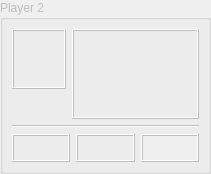
       <widget class="QGroupBox" name="groupBox2" >
        <property name="enabled" >
         <bool>false</bool>
        </property>
        <property name="minimumSize" >
         <size>
          <width>209</width>
          <height>0</height>
         </size>
        </property>
        <property name="autoFillBackground" >
         <bool>true</bool>
        </property>
        <property name="title" >
         <string>Player 2</string>
        </property>
        <layout class="QGridLayout" >
         <property name="margin" >
          <number>9</number>
         </property>
         <property name="spacing" >
          <number>6</number>
         </property>
         <item row="0" column="0" >
          <widget class="QFrame" name="frame_9" >
           <property name="minimumSize" >
            <size>
             <width>54</width>
             <height>60</height>
            </size>
           </property>
           <property name="maximumSize" >
            <size>
             <width>16777215</width>
             <height>60</height>
            </size>
           </property>
           <property name="frameShape" >
            <enum>QFrame::Box</enum>
           </property>
           <property name="frameShadow" >
            <enum>QFrame::Raised</enum>
           </property>
           <layout class="QGridLayout" >
            <property name="margin" >
             <number>3</number>
            </property>
            <property name="spacing" >
             <number>0</number>
            </property>
            <item row="0" column="0" >
             <widget class="QLabel" name="textLabel_TopCash2" >
              <property name="minimumSize" >
               <size>
                <width>35</width>
                <height>0</height>
               </size>
              </property>
             </widget>
            </item>
            <item row="1" column="0" >
             <widget class="QLabel" name="textLabel_Cash2" >
              <property name="minimumSize" >
               <size>
                <width>35</width>
                <height>0</height>
               </size>
              </property>
             </widget>
            </item>
           </layout>
          </widget>
         </item>
         <item row="3" column="0" colspan="2" >
          <layout class="QHBoxLayout" >
           <property name="margin" >
            <number>0</number>
           </property>
           <property name="spacing" >
            <number>6</number>
           </property>
           <item>
            <widget class="QFrame" name="frame_2" >
             <property name="minimumSize" >
              <size>
               <width>16</width>
               <height>28</height>
              </size>
             </property>
             <property name="frameShape" >
              <enum>QFrame::Box</enum>
             </property>
             <property name="frameShadow" >
              <enum>QFrame::Raised</enum>
             </property>
             <layout class="QGridLayout" >
              <property name="margin" >
               <number>2</number>
              </property>
              <property name="spacing" >
               <number>0</number>
              </property>
              <item row="0" column="0" >
               <widget class="QLabel" name="textLabel_Button2" >
                <property name="minimumSize" >
                 <size>
                  <width>0</width>
                  <height>20</height>
                 </size>
                </property>
                <property name="text" >
                 <string/>
                </property>
               </widget>
              </item>
             </layout>
            </widget>
           </item>
           <item>
            <widget class="QFrame" name="frame" >
             <property name="minimumSize" >
              <size>
               <width>16</width>
               <height>28</height>
              </size>
             </property>
             <property name="frameShape" >
              <enum>QFrame::Box</enum>
             </property>
             <property name="frameShadow" >
              <enum>QFrame::Raised</enum>
             </property>
             <layout class="QGridLayout" >
              <property name="margin" >
               <number>2</number>
              </property>
              <property name="spacing" >
               <number>0</number>
              </property>
              <item row="0" column="0" >
               <widget class="QLabel" name="textLabel_Status2" >
                <property name="minimumSize" >
                 <size>
                  <width>0</width>
                  <height>20</height>
                 </size>
                </property>
                <property name="text" >
                 <string/>
                </property>
               </widget>
              </item>
             </layout>
            </widget>
           </item>
           <item>
            <widget class="QFrame" name="frame_Set2" >
             <property name="minimumSize" >
              <size>
               <width>16</width>
               <height>28</height>
              </size>
             </property>
             <property name="autoFillBackground" >
              <bool>true</bool>
             </property>
             <property name="frameShape" >
              <enum>QFrame::Box</enum>
             </property>
             <property name="frameShadow" >
              <enum>QFrame::Raised</enum>
             </property>
             <layout class="QGridLayout" >
              <property name="margin" >
               <number>2</number>
              </property>
              <property name="spacing" >
               <number>0</number>
              </property>
              <item row="0" column="0" >
               <widget class="QLabel" name="textLabel_Set2" >
                <property name="minimumSize" >
                 <size>
                  <width>0</width>
                  <height>20</height>
                 </size>
                </property>
                <property name="text" >
                 <string/>
                </property>
               </widget>
              </item>
             </layout>
            </widget>
           </item>
          </layout>
         </item>
         <item row="2" column="0" colspan="2" >
          <widget class="Line" name="line2_2_4" >
           <property name="frameShape" >
            <enum>QFrame::HLine</enum>
           </property>
           <property name="frameShadow" >
            <enum>QFrame::Sunken</enum>
           </property>
           <property name="orientation" >
            <enum>Qt::Horizontal</enum>
           </property>
          </widget>
         </item>
         <item rowspan="2" row="0" column="1" >
          <widget class="Q3Frame" name="frame8_2_2_2_4" >
           <property name="frameShape" >
            <enum>QFrame::Box</enum>
           </property>
           <property name="frameShadow" >
            <enum>QFrame::Raised</enum>
           </property>
           <layout class="QGridLayout" >
            <property name="margin" >
             <number>3</number>
            </property>
            <property name="spacing" >
             <number>3</number>
            </property>
            <item row="0" column="0" >
             <widget class="QLabel" name="pixmapLabel_card2a" >
              <property name="sizePolicy" >
               <sizepolicy>
                <hsizetype>4</hsizetype>
                <vsizetype>4</vsizetype>
                <horstretch>0</horstretch>
                <verstretch>0</verstretch>
               </sizepolicy>
              </property>
              <property name="minimumSize" >
               <size>
                <width>57</width>
                <height>80</height>
               </size>
              </property>
              <property name="scaledContents" >
               <bool>true</bool>
              </property>
             </widget>
            </item>
            <item row="0" column="1" >
             <widget class="QLabel" name="pixmapLabel_card2b" >
              <property name="sizePolicy" >
               <sizepolicy>
                <hsizetype>4</hsizetype>
                <vsizetype>4</vsizetype>
                <horstretch>0</horstretch>
                <verstretch>0</verstretch>
               </sizepolicy>
              </property>
              <property name="minimumSize" >
               <size>
                <width>57</width>
                <height>80</height>
               </size>
              </property>
              <property name="scaledContents" >
               <bool>true</bool>
              </property>
             </widget>
            </item>
           </layout>
          </widget>
         </item>
         <item row="1" column="0" >
          <spacer>
           <property name="orientation" >
            <enum>Qt::Vertical</enum>
           </property>
           <property name="sizeType" >
            <enum>QSizePolicy::Expanding</enum>
           </property>
           <property name="sizeHint" >
            <size>
             <width>46</width>
             <height>28</height>
            </size>
           </property>
          </spacer>
         </item>
        </layout>
       </widget>
